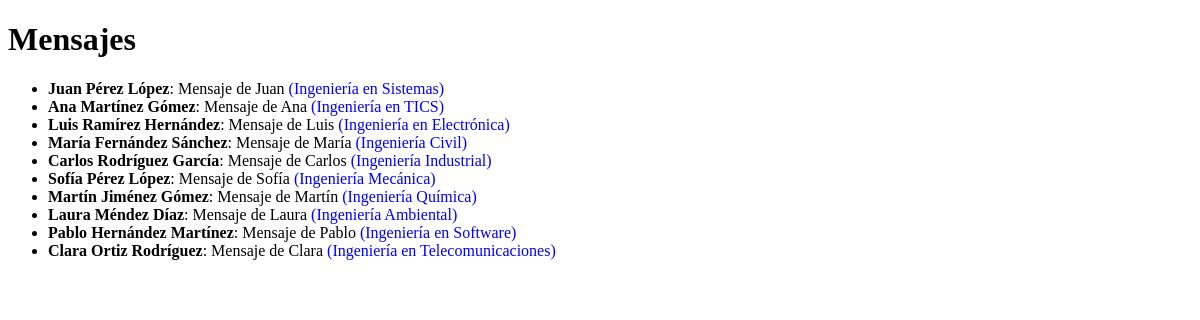
The app's page /messages/, older data.
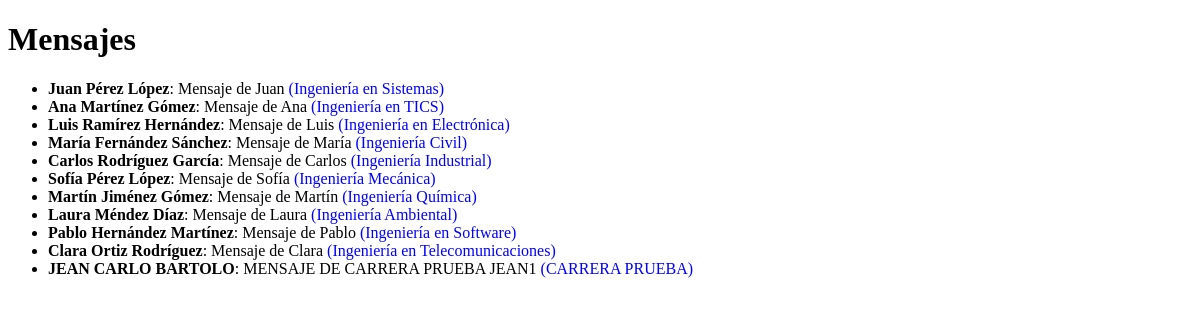
The same page, newer data.
### chat/models.py (models this page shows, shortened)
class Mensajes(models.Model):
    txt_mensaje = models.TextField()
    persona = models.ForeignKey(Persona, on_delete=models.CASCADE)
    status = models.BooleanField(default=True)

class Persona(models.Model):
    nombre = models.CharField(max_length=100)
    ap_pat = models.CharField(max_length=100)
    ap_mat = models.CharField(max_length=100)
    usu = models.CharField(max_length=50)
    passw = models.CharField(max_length=50)
    fecha_nac = models.DateField()
    carrera = models.ForeignKey(Carreras, on_delete=models.CASCADE)
    status = models.BooleanField(default=True)

class Carreras(models.Model):
    nombre = models.CharField(max_length=100)
    status = models.BooleanField(default=True)

### chat/views.py (the view)
# urls.py: path('messages/', messages_view, name='messages'),
def messages_view(request):
    mensajes = Mensajes.objects.all().order_by('id')
    return render(request, 'chat/messages.html', {'mensajes': mensajes})

### templates/chat/messages.html (shortened to what this page needs)
<!DOCTYPE html>
<html>
<head>
</head>
<body>
    <h1>Mensajes</h1>
    <ul>
        {% for mensaje in mensajes %}
            <li>
                <span class="nombre">{{ mensaje.persona.nombre }} {{ mensaje.persona.ap_pat }} {{ mensaje.persona.ap_mat }}</span>:
                {{ mensaje.txt_mensaje }}
                <span class="carrera">({{ mensaje.persona.carrera.nombre }})</span>
            </li>
        {% endfor %}
    </ul>
</body>
</html>

### templates/chat/messages.html (style rules this page uses)
.nombre { font-weight: bold; }
.carrera { color: blue; }

Row changes from the older to the newer data that the page shows:
added Mensajes: persona.nombre "JEAN", persona.ap_pat "CARLO", persona.ap_mat "BARTOLO", txt_mensaje "MENSAJE DE CARRERA PRUEBA JEAN1", persona.carrera.nombre "CARRERA PRUEBA"
